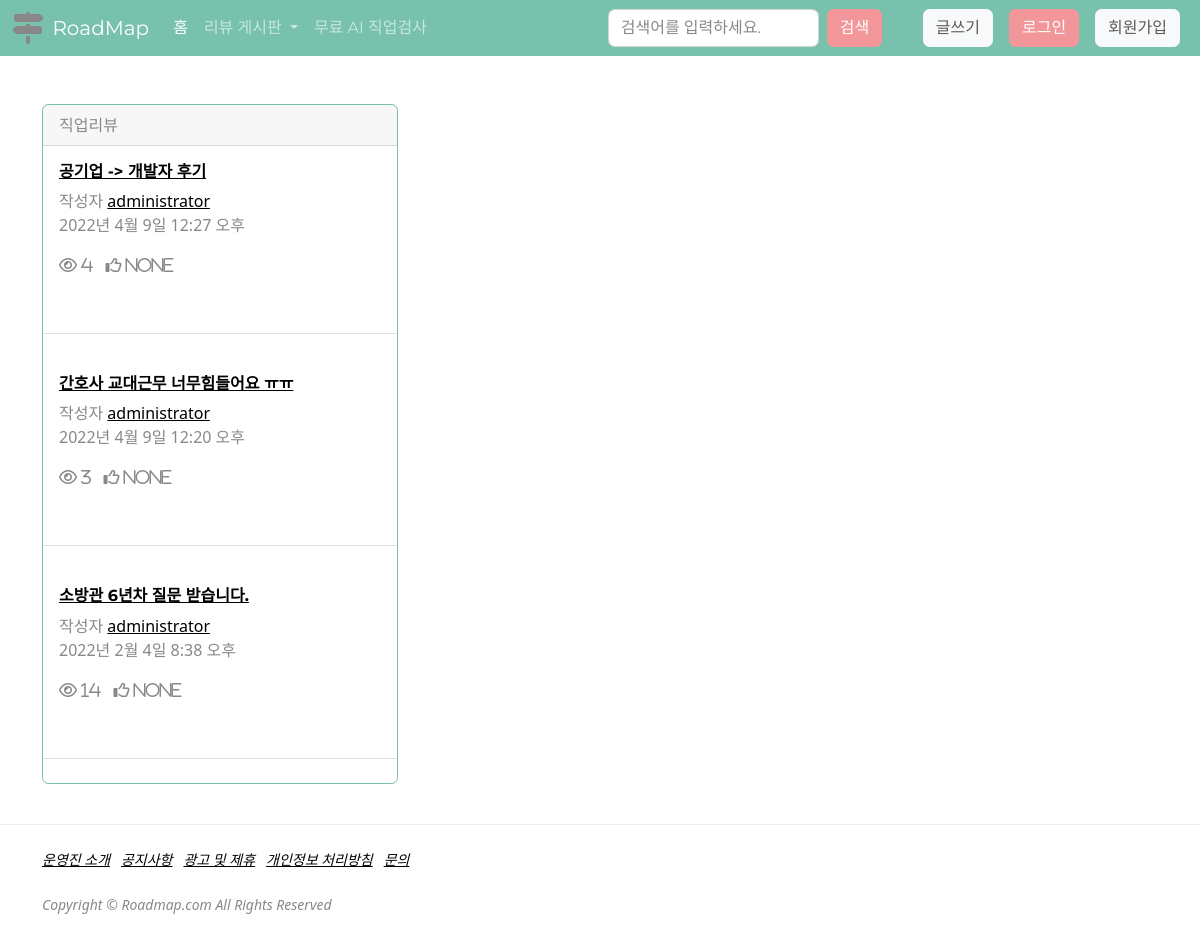
The page /board/job/ on the database its author committed.
### board/models.py (models this page shows, shortened)
class Post(models.Model):
    title = models.CharField(max_length=200, verbose_name="제목")
    contents = models.TextField(verbose_name="내용")
    writer = models.ForeignKey(
        'user.BoardMember', on_delete=models.CASCADE, null=True, verbose_name="작성자")
    created_at = models.DateTimeField(
        auto_now_add=True, null=True, verbose_name="작성일")
    updated_at = models.DateTimeField(
        auto_now=True, null=True, verbose_name="최종수정일")
    view_count = models.PositiveIntegerField(default=0, verbose_name="조회수")
    like_count = models.IntegerField(null=True, verbose_name="좋아요수")
    name_choices = (('직업리뷰', '직업리뷰'), ('학과리뷰', '학과리뷰'))
    name = models.CharField(
        max_length=200, null=True, choices=name_choices, verbose_name="게시판명")
    class Meta:
        db_table = 'boards'
        verbose_name = '게시판'
        verbose_name_plural = '게시판'

### user/models.py (models this page shows)
class BoardMember(models.Model):
    username = models.CharField(max_length=100, verbose_name='유저ID')
    email = models.EmailField(max_length=100, verbose_name='유저메일')
    password = models.CharField(max_length=100, verbose_name='유저PW')
    created_at = models.DateTimeField(auto_now_add=True, verbose_name='가입날짜')
    updated_at = models.DateTimeField(auto_now=True, verbose_name='마지막수정일')
    def __str__(self):
        return self.username
    class Meta:
        db_table = 'boardmembers'
        verbose_name = '게시판멤버'
        verbose_name_plural = '게시판멤버'

### board/views.py (the view)
# urls.py: path('job/', views.job, name='job'),
def job(request):
    job_models = Post.objects.filter(name='직업리뷰').order_by('-id')
    return render(request, 'board.html', {'post': job_models, 'board_name': '직업'})

### board/templates/board.html (shortened to what this page needs)
{% extends "base.html" %}
{% block body %}
{% load static %}
<div class="container">
    <div class="row">
        <div class="col-sm-4">
            <div class="card border-primary mb-3" style="max-width: 25rem;">
                <div class="card-header">{{board_name}}리뷰</div>
                {% for board_detail in post %}
                <div class="card-body">
                    <a href="{% url 'board_detail' board_detail.pk %}">
                    <h6 class="card-title">{{board_detail.title}}</h6>
                    </a>
                    <p class="card-text">작성자
                        <a href="{% url 'board_detail' board_detail.pk %}">{{board_detail.writer}}</a><br>
                        {{board_detail.created_at}}
                    </p>
                    <p class="post-counter">
                        <i class="far fa-eye"> {{board_detail.view_count}}</i>
                        <i class="far fa-thumbs-up"> {{board_detail.like_count}}</i>
                </div>
                <hr class="my-4" />
                {% endfor %}
            </div>
        </div>
    </div>
</div>
{% endblock body %}

### rows shown on the page
Post: title "공기업 -> 개발자 후기", writer "administrator", created_at "2022년 4월 9일 12:27 오후", view_count "4", like_count "None"
Post: title "간호사 교대근무 너무힘들어요 ㅠㅠ", writer "administrator", created_at "2022년 4월 9일 12:20 오후", view_count "3", like_count "None"
Post: title "소방관 6년차 질문 받습니다.", writer "administrator", created_at "2022년 2월 4일 8:38 오후", view_count "14", like_count "None"

### other values the page prints
{{ board_name }} "직업"
